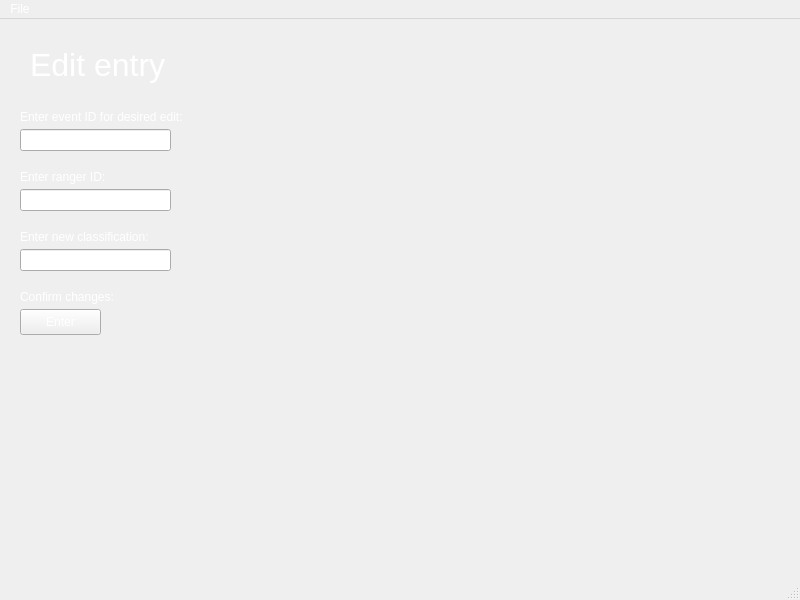
<?xml version="1.0" encoding="UTF-8"?>
<ui version="4.0">
 <class>edit_entry_window</class>
 <widget class="QMainWindow" name="edit_entry_window">
  <property name="geometry">
   <rect>
    <x>0</x>
    <y>0</y>
    <width>800</width>
    <height>600</height>
   </rect>
  </property>
  <property name="windowTitle">
   <string>MainWindow</string>
  </property>
  <property name="styleSheet">
   <string notr="true">color: rgb(255, 255, 255);</string>
  </property>
  <widget class="QWidget" name="centralwidget">
   <widget class="QLabel" name="label">
    <property name="geometry">
     <rect>
      <x>20</x>
      <y>90</y>
      <width>211</width>
      <height>16</height>
     </rect>
    </property>
    <property name="text">
     <string>Enter event ID for desired edit:</string>
    </property>
   </widget>
   <widget class="QLabel" name="label_2">
    <property name="geometry">
     <rect>
      <x>20</x>
      <y>150</y>
      <width>211</width>
      <height>16</height>
     </rect>
    </property>
    <property name="text">
     <string>Enter ranger ID:</string>
    </property>
   </widget>
   <widget class="QLabel" name="label_3">
    <property name="geometry">
     <rect>
      <x>20</x>
      <y>210</y>
      <width>211</width>
      <height>16</height>
     </rect>
    </property>
    <property name="text">
     <string>Enter new classification:</string>
    </property>
   </widget>
   <widget class="QLabel" name="label_4">
    <property name="geometry">
     <rect>
      <x>20</x>
      <y>270</y>
      <width>111</width>
      <height>16</height>
     </rect>
    </property>
    <property name="text">
     <string>Confirm changes: </string>
    </property>
   </widget>
   <widget class="QLineEdit" name="lineEdit">
    <property name="geometry">
     <rect>
      <x>20</x>
      <y>110</y>
      <width>151</width>
      <height>22</height>
     </rect>
    </property>
   </widget>
   <widget class="QLineEdit" name="lineEdit_2">
    <property name="geometry">
     <rect>
      <x>20</x>
      <y>170</y>
      <width>151</width>
      <height>22</height>
     </rect>
    </property>
   </widget>
   <widget class="QLineEdit" name="lineEdit_3">
    <property name="geometry">
     <rect>
      <x>20</x>
      <y>230</y>
      <width>151</width>
      <height>22</height>
     </rect>
    </property>
   </widget>
   <widget class="QPushButton" name="pushButton">
    <property name="geometry">
     <rect>
      <x>20</x>
      <y>290</y>
      <width>81</width>
      <height>26</height>
     </rect>
    </property>
    <property name="text">
     <string>Enter</string>
    </property>
   </widget>
   <widget class="QLabel" name="label_5">
    <property name="geometry">
     <rect>
      <x>30</x>
      <y>10</y>
      <width>221</width>
      <height>71</height>
     </rect>
    </property>
    <property name="font">
     <font>
      <pointsize>24</pointsize>
     </font>
    </property>
    <property name="text">
     <string>Edit entry</string>
    </property>
   </widget>
  </widget>
  <widget class="QMenuBar" name="menubar">
   <property name="geometry">
    <rect>
     <x>0</x>
     <y>0</y>
     <width>800</width>
     <height>21</height>
    </rect>
   </property>
   <widget class="QMenu" name="menuFile">
    <property name="title">
     <string>File</string>
    </property>
    <addaction name="actionClose"/>
   </widget>
   <addaction name="menuFile"/>
  </widget>
  <widget class="QStatusBar" name="statusbar"/>
  <action name="actionClose">
   <property name="text">
    <string>Close</string>
   </property>
  </action>
 </widget>
 <resources/>
 <connections/>
</ui>
